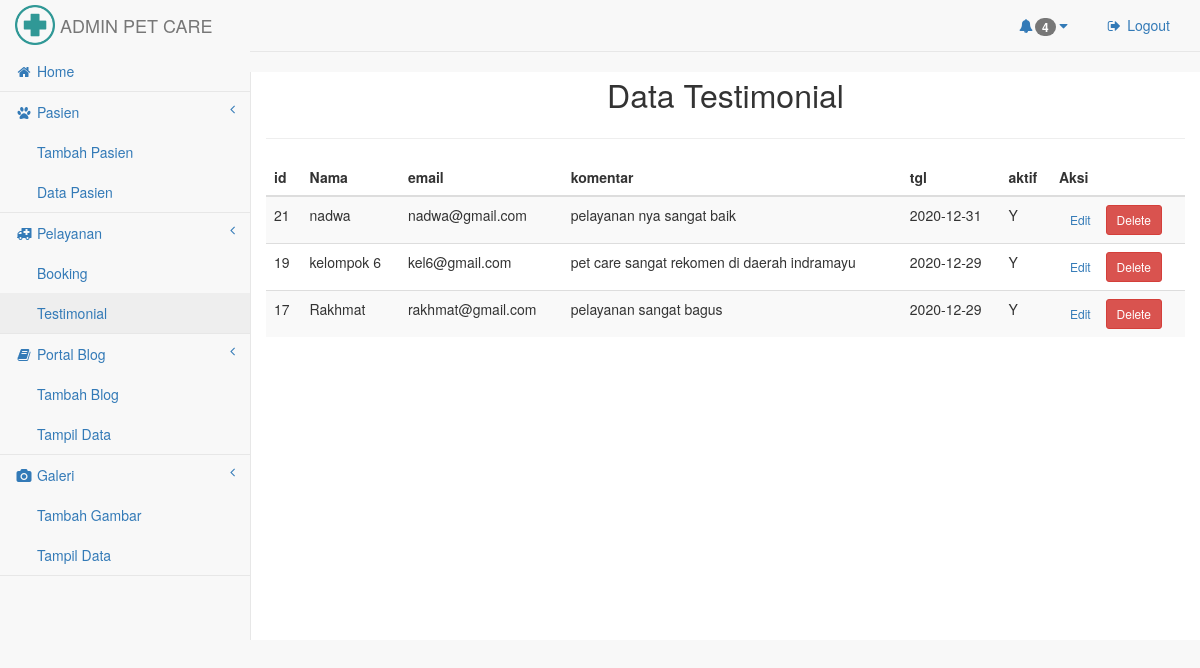
Page /adminnpet/index.php?page=testi (signed in) on the committed database.
### tables this page shows
CREATE TABLE `tabelkomentar` (
  `id` int(11) NOT NULL,
  `nama` varchar(50) NOT NULL,
  `email` varchar(50) NOT NULL,
  `komentar` varchar(100) NOT NULL,
  `tgl` date NOT NULL,
  `aktif` enum('Y','N') DEFAULT 'N'
);

### adminnpet/testimonial.php (the view, shortened to what this page needs)
<?php
include('config.php');
?>
    <div class="row" style="margin-top:20px">
        <center><font size="6">Data Testimonial</font></center>
        <hr>
        <table class="table table-striped jambo_table bulk_action">
            <thead>
                <tr>
                    <th>id</th>
                    <th>Nama</th>
                    <th>email</th>
                    <th>komentar</th>
                    <th>tgl</th>
                    <th>aktif</th>
                    <th>Aksi</th>
                </tr>
            </thead>
            <tbody>
                <?php
                $sql = mysqli_query($koneksi, "SELECT * FROM tabelkomentar ORDER BY id DESC") or die(mysqli_error($koneksi));
                if(mysqli_num_rows($sql) > 0){
                    while($data = mysqli_fetch_assoc($sql)){
                        echo '
                        <tr>
                            <td>'.$data['id'].'</td>
                            <td>'.$data['nama'].'</td>
                            <td>'.$data['email'].'</td>
                            <td>'.$data['komentar'].'</td>
                            <td>'.$data['tgl'].'</td>
                            <td>'.$data['aktif'].'</td>
                            <td>
                                <a href="index.php?page=edit_testi&id='.$data['id'].'" class="btn btn-secondary btn-sm">Edit</a>
                                <a href="hapus_testi.php?nama='.$data['nama'].'" class="btn btn-danger btn-sm" onclick="return confirm(\'Yakin ingin menghapus data ini?\')">Delete</a>
                            </td>
                        </tr>
                        ';
                    }
                }else{
                    echo '
                    <tr>
                        <td colspan="6">Tidak ada data.</td>
                    </tr>
                    ';
                }
                ?>
        </table>
    </div>
    </div>

### adminnpet/index.php (shortened to what this page needs)
<!DOCTYPE html>
<html lang="en">
<head>
    <link href="vendor/bootstrap/css/bootstrap.min.css" rel="stylesheet">
    <link href="vendor/metisMenu/metisMenu.min.css" rel="stylesheet">
    <link href="vendor/datatables-plugins/dataTables.bootstrap.css" rel="stylesheet">
    <link href="vendor/datatables-responsive/dataTables.responsive.css" rel="stylesheet">
    <link href="css/sb-admin-2.css" rel="stylesheet">
    <link href="vendor/font-awesome/css/font-awesome.min.css" rel="stylesheet" type="text/css">
    <link rel="stylesheet" href="vendor/select2/dist/css/select2.min.css">
</head>
<body>
    <div id="wrapper">
        <nav class="navbar navbar-default navbar-static-top" role="navigation" style="margin-bottom: 0">
            <div class="navbar-header">
                    <a href="#" class="sidebar-toggle" data-toggle="push-menu" role="button">
                <a class="navbar-brand" class="logo-mini" href="index.php"><img src="img/klinik.png" alt="" class="img-responsive" width="40" height="40" style="margin: -10px 0px;padding: 0px 0px;background-color: transparent;"></a>
                <a class="navbar-brand hidden-xs" href="index.php" style="margin-left: -25px;">ADMIN PET CARE</a>
            </div>
            <ul class="nav navbar-top-links navbar-right">
                <li class="dropdown">
                     <?php
                     include('config.php');
                        $jumlah_pelayanan = $koneksi->query("SELECT * FROM tabelpelayanan")->num_rows;
                        $jumlah_komentar = $koneksi->query("SELECT * FROM tabelkomentar")->num_rows;
                        $jumlah = $jumlah_pelayanan+$jumlah_komentar;
                        ?>
                    <a class="dropdown-toggle" data-toggle="dropdown" href="#">
                        <i class="fa fa-bell fa-fw"></i><span class="badge"><?= $jumlah ?></span> <i class="fa fa-caret-down"></i>
                    </a>
                </li>
                <li class="dropdown">
                        <li><a href="../logout.php" onclick="confirm_logout()"><i class="fa fa-sign-out fa-fw"></i> Logout</a>
                        </li>
                    </ul>
            <div class="navbar-default sidebar" role="navigation">
                <div class="sidebar-nav navbar-collapse">
                    <ul class="nav" id="side-menu">
                        <li>
                            <a href="index.php?page=utama"><i class="fa fa-home fa-fw"></i> Home</a>
                        </li>
                        <li>
                            <a href="#"><i class="fa fa-paw fa-fw"></i> Pasien<span class="fa arrow"></span></a>
                            <ul class="nav nav-second-level">
                                <li>
                                    <a href="index.php?page=tambah_psn">Tambah Pasien</a>
                                </li>
                                <li>
                                    <a href="index.php?page=pasien">Data Pasien</a>
                                </li>
                            </ul>
                        </li>
                          <li>
                            <a href="#"><i class="fa fa-ambulance fa-fw"></i> Pelayanan<span class="fa arrow"></span></a>
                            <ul class="nav nav-second-level">
                                <li>
                                    <a href="index.php?page=booking">Booking</a>
                                </li>
                                <li>
                                    <a href="index.php?page=testi">Testimonial</a>
                                </li>
                            </ul>
                        </li>
                         <li>
                            <a href="#"><i class="fa fa-book fa-fw"></i> Portal Blog<span class="fa arrow"></span></a>
                            <ul class="nav nav-second-level">
                                <li>
                                    <a href="index.php?page=tambah_blog">Tambah Blog</a>
                                </li>
                                <li>
                                    <a href="index.php?page=blog">Tampil Data</a>
                                </li>
                            </ul>
                        </li>
                        <li>
                            <a href="#"><i class="fa fa-camera fa-fw"></i> Galeri<span class="fa arrow"></span></a>
                            <ul class="nav nav-second-level">
                                <li>
                                    <a href="index.php?page=tambfoto">Tambah Gambar</a>
                                </li>
                                <li>
                                    <a href="index.php?page=galeri">Tampil Data</a>
                                </li>
                            </ul>
                        </li>
                    </ul>
                </div>
            </div>
        </nav>
        <div id="page-wrapper">
            <?php
            include("menu.php");
            ?>
        </div>
</body>
</html>

### adminnpet/menu.php (shortened to what this page needs)
<?php
$queries = array();
      parse_str($_SERVER['QUERY_STRING'], $queries);
      switch ($queries['page']) {
          case 'testi':
          include 'testimonial.php';
          break;
	}
?>

### adminnpet/css/sb-admin-2.css (style rules this page uses)
body { background-color: #f8f8f8; }
#wrapper { width: 100%; }
#page-wrapper { padding: 0 15px; min-height: 568px; background-color: white; }
@media (min-width: 768px) { #page-wrapper { position: inherit; margin: 0 0 0 250px; padding: 0 30px; border-left: 1px solid #e7e7e7; } }
.navbar-top-links { margin-right: 0; }
.navbar-top-links li { display: inline-block; }
.navbar-top-links li:last-child { margin-right: 15px; }
.navbar-top-links li a { padding: 15px; min-height: 50px; }
.sidebar .sidebar-nav.navbar-collapse { padding-left: 0; padding-right: 0; }
.sidebar ul li { border-bottom: 1px solid #e7e7e7; }
.sidebar ul li a.active { background-color: #eeeeee; }
.sidebar .arrow { float: right; }
.sidebar .fa.arrow:before { content: "\f104"; }
.sidebar .nav-second-level li, .sidebar .nav-third-level li { border-bottom: none !important; }
.sidebar .nav-second-level li a { padding-left: 37px; }
@media (min-width: 768px) { .sidebar { z-index: 1; position: absolute; width: 250px; margin-top: 51px; } }

### rows in the picture
tabelkomentar: id "21", nama "nadwa", email "nadwa@gmail.com", komentar "pelayanan nya sangat baik", tgl "2020-12-31", aktif "Y"
tabelkomentar: id "19", nama "kelompok 6", email "kel6@gmail.com", komentar "pet care sangat rekomen di daerah indramayu", tgl "2020-12-29", aktif "Y"
tabelkomentar: id "17", nama "Rakhmat", email "rakhmat@gmail.com", komentar "pelayanan sangat bagus", tgl "2020-12-29", aktif "Y"

### other values in the picture
$jumlah "4"
